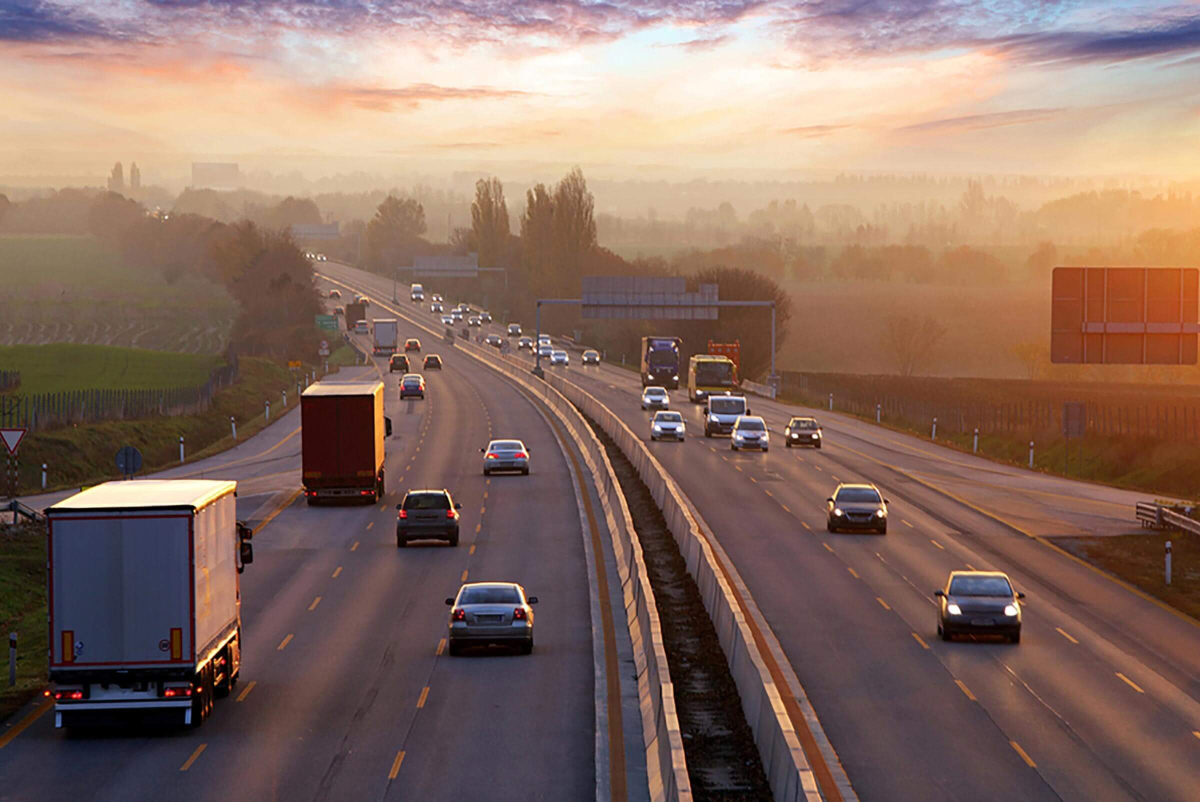
#> input picture road_image.jpg, 2400 x 1603 px (shown at 1/2 size)
$ jupyter execute OpenCV-Object-Prediction.ipynb
#> lines starting #> are read from the running program, lines starting #| are printed output that depends on the picture; after the words box and inside, x2 and y2 are one past the last pixel; in counts of white or black regions, pixels touching at a corner belong together
#                Object Detection Team

Christopher Tetteh Nenebi (ctnenebi@aggies.ncat.edu)

Zackary Reid (zcreid@aggies.ncat.edu)

# Object detection with OpenCV-Python

# General overview of OpenCV ecosytem and its implementation

OpenCV is an open-source library for image processing, machine learning, and computer vision.
With its extensive collection of tools and libraries, developers may work with photos and videos to recognize objects,
faces, and even a person's handwriting. It also facilitates image processing, computer vision, and machine learning jobs.

OpenCV has a wide range of applications in fields like engineering, sports science, health, and agriculture.
Gesture recognition, security and surveillance, autonomous cars, medical image analysis, robotics, augmented,
and virtual reality, feature detection and matching, and image and video processing are a few prominent applications.

OpenCV represents images using a matrix data structure. In essence, an image is a two-dimensional array of pixel values,
where each pixel might indicate either grayscale intensity or colour information in the case of colour images.

OpenCV is compatible with several computer languages, including C++, Python, and Java, and is made to run on a variety
of operating systems, including Windows, Linux, and macOS. For a broad spectrum of developers, it is accessible because of
its cross-platform interoperability.

OpenCV covers both 2D and 3D data and can handle a wide range of image and video formats. Developers can deal with a variety
of visual data sources thanks to this versatility.

The use of OpenCV for object detection has gained popularity recently, but a wide range of technologies and applications
have resulted from its implementation.

# Object Detection
The goal of object detection is to locate and classify objects of interest within an image or video.

Object detection algorithms commonly utilize machine learning or deep learning techniques to get relevant outcomes.
There exist two primary methodologies for object detection: neural network-based approaches and non-neural alternatives.

Non-neural methodologies encompass the utilization of several techniques, such as Haar cascades or
Histogram of Oriented Gradients (HOG), to establish feature definitions. Subsequently, a classification process, such as
support vector machine (SVM), is employed to do the classification task.

In contrast, neural methodologies possess the capability to perform object detection in an end-to-end manner,
devoid of explicit feature definition. These methodologies commonly rely on convolutional neural networks (CNNs) which
includes: Region-based Convolutional Neutral Networks (R-CNN), Fast R-CNN, Faster R-CNN, You Only Look Once (YOLO), and
Single Shot Detector (SSD).

[cell 1]
# Importing the OpenCV library
import cv2
import matplotlib.pyplot as plt


# Reading the image using imread() function
image = cv2.imread('road_image.jpg')
#> image is the input picture: shape (1603, 2400, 3); mean B, G, R 98.4, 109.4, 136.3

#print(type(image))

# Extracting the height and width of an image
print(image.shape)
#| (1603, 2400, 3)
h, w = image.shape[:2]
#> h = 1603; w = 2400

# Displaying the height and width
print("Height = {}, Width = {}".format(h, w))
#| Height = 1603, Width = 2400

[cell 2]
#plt.subplot(1, 1, 1)
plt.imshow(image)
plt.show()

[cell 3]
# Extracting RGB values.
# Here we have randomly chosen a pixel
# by passing in 100, 100 for height and width.
(B, G, R) = image[100, 100]
#> B = 165; G = 172; R = 211

# Displaying the pixel values
print("R = {}, G = {}, B = {}".format(R, G, B))
#| R = 211, G = 172, B = 165


# We can also pass the channel to extract
# the value for a specific channel
B = image[100, 100, 0]
print("B = {}".format(B))
#| B = 165

[cell 4]
plt.subplot(1, 1, 1)
plt.imshow(image)
plt.show()

[cell 5]
# We will calculate the region of interest
# by slicing the pixels of the image
roi_image = image[100 : 500, 200 : 700]
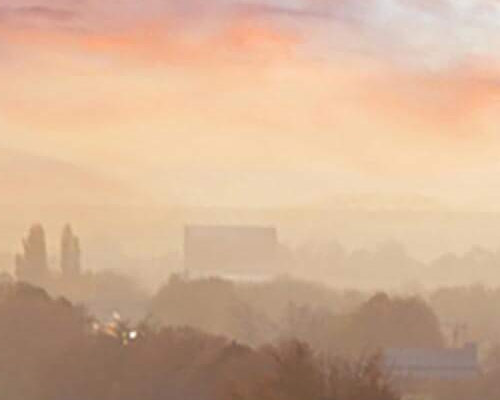
#> roi_image: shape (400, 500, 3); mean B, G, R 148.2, 176.2, 210.7
plt.subplot(1, 1, 1)
plt.imshow(roi_image)
plt.show()

# Resizing the Image

[cell 6]
# resize() function takes 2 parameters,
# the image and the dimensions
resized_image = cv2.resize(image, (800, 800))
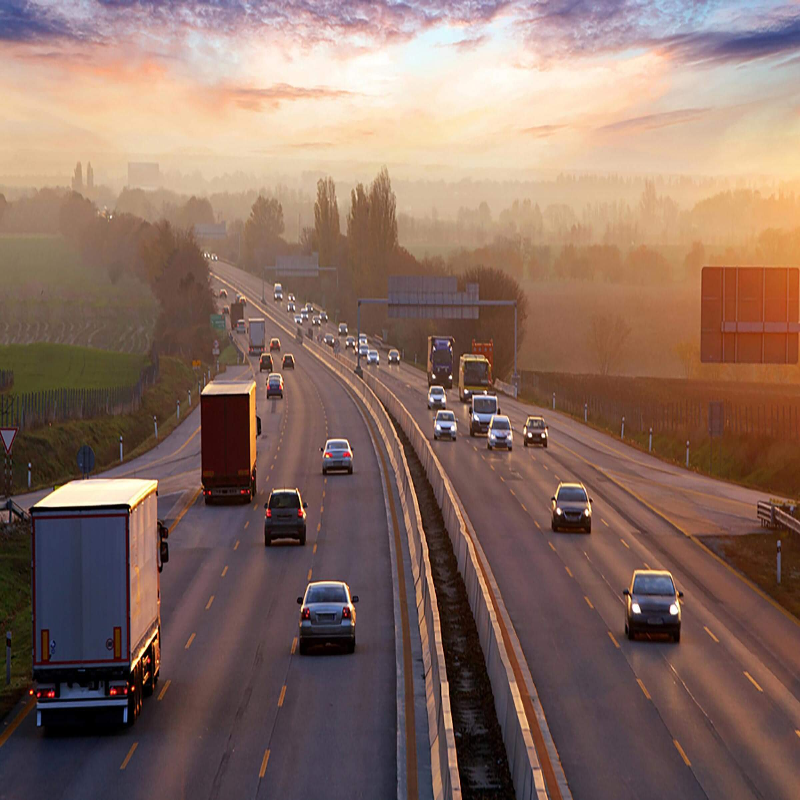
#> resized_image: shape (800, 800, 3); mean B, G, R 98.3, 109.3, 136.2
# print(resized_image)

plt.subplot(1, 1, 1)
plt.imshow(resized_image)
plt.show()

[cell 7]
# The problem with this approach is that the aspect ratio of the image is not maintained.
# So we need to do some extra work in order to maintain a proper aspect ratio.

# Calculating the ratio
ratio = 800 / w
#> ratio = 0.333

# Creating a tuple containing width and height
dim = (800, int(h * ratio))
#> dim = (800, 534)

# Resizing the image
resized_aspect_image = cv2.resize(image, dim)
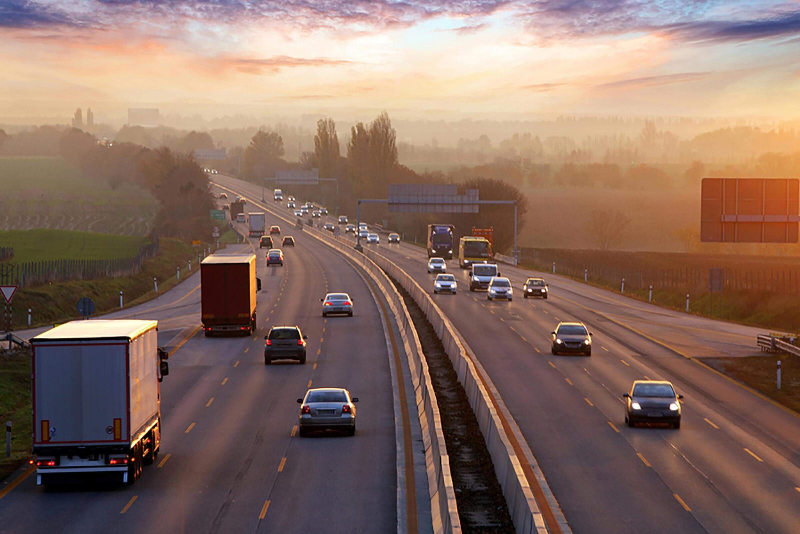
#> resized_aspect_image: shape (534, 800, 3); mean B, G, R 98.3, 109.3, 136.2
#print(resized_aspect_image)

plt.subplot(1, 1, 1)
plt.imshow(resized_aspect_image)
plt.show()

# Rotating the Image

[cell 8]
# Calculating the center of the image
center = (w // 2, h // 2)
#> center = (1200, 801)

# Generating a rotation matrix
matrix = cv2.getRotationMatrix2D(center, -45, 1.0)

# Performing the affine transformation
rotated_image = cv2.warpAffine(image, matrix, (w, h))
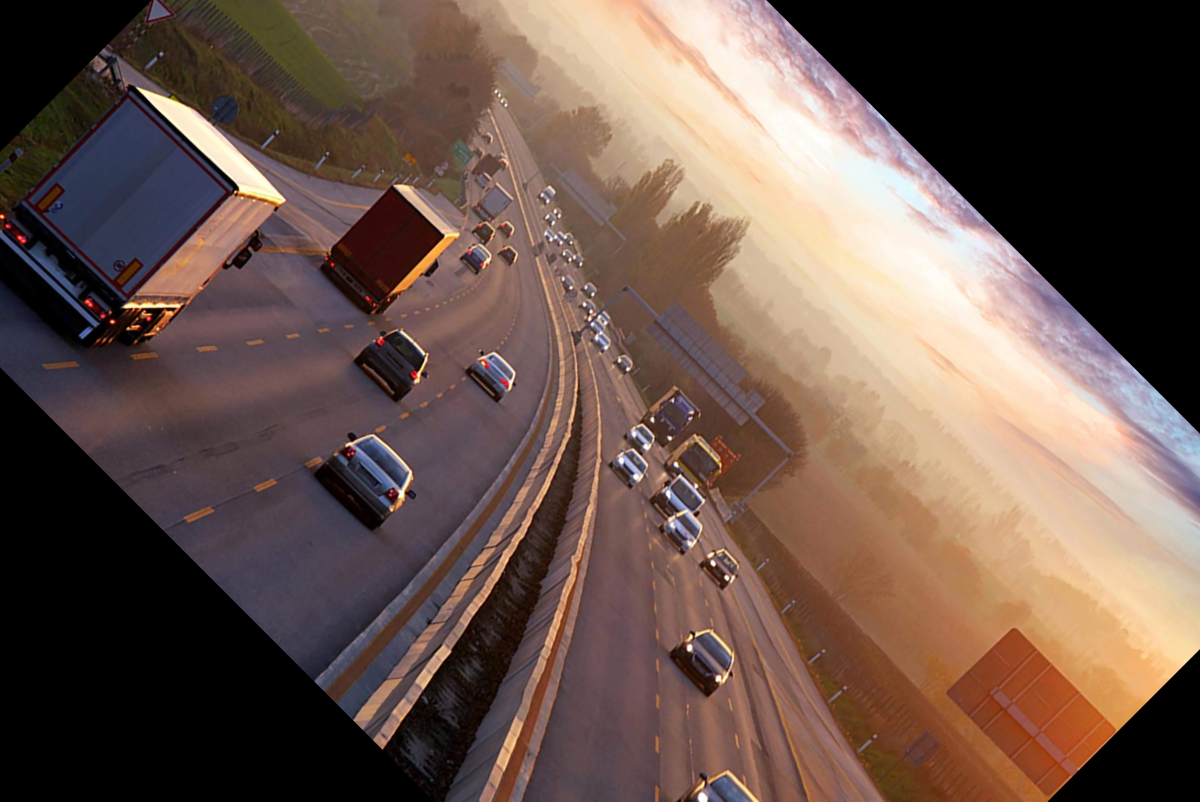
#> rotated_image: shape (1603, 2400, 3) (shown at 1/2 size); mean B, G, R 75.8, 84.7, 105.7


plt.subplot(1, 1, 1)
plt.imshow(rotated_image)
plt.show()

# Drawing a Rectangle
It is an in-place operation

[cell 9]
# We are copying the original image,
# as it is an in-place operation.
output_image = image.copy()

# Using the rectangle() function to create a rectangle.
rectangle = cv2.rectangle(output_image, (1500, 900),(600, 400), (255, 0, 0), 2)

plt.subplot(1, 1, 1)
plt.imshow(output_image)
plt.show()

# These object detection projects are implemented using haar cascades.

# Object detection project1

[cell 10]
# Object detection project1

import cv2
from matplotlib import pyplot as plt

# Opening image
img = cv2.imread("stopSign.jpg")
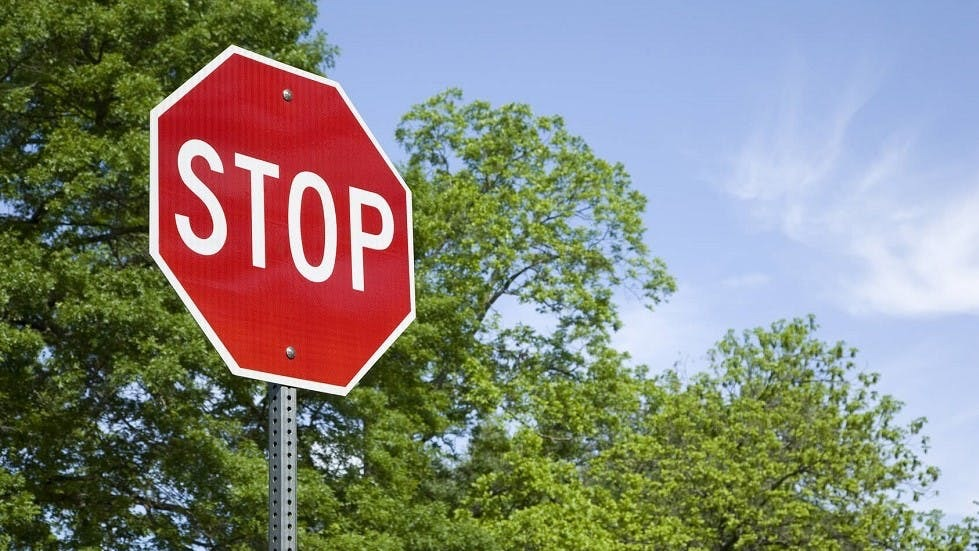
#> input picture stopSign.jpg, 979 x 551 px
#> img is the input picture: shape (551, 979, 3); mean B, G, R 123.1, 133.3, 133

# OpenCV opens images as BRG
# but we want it as RGB We'll
# also need a grayscale version
img_rgb = cv2.cvtColor(img, cv2.COLOR_BGR2RGB)
img_gray = cv2.cvtColor(img, cv2.COLOR_BGR2GRAY)
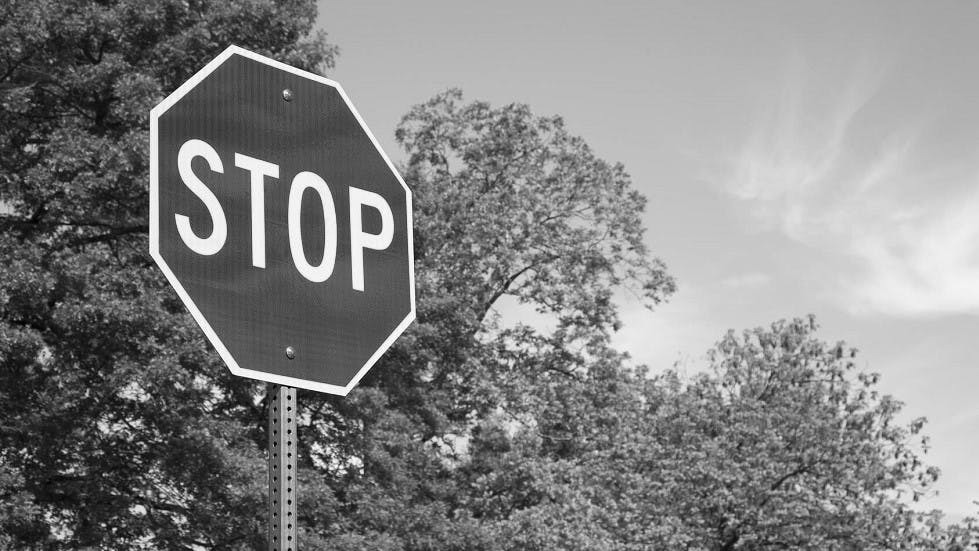
#> img_gray: shape (551, 979); min 0, max 255, mean 132

# Use minSize because for not
# bothering with extra-small
# dots that would look like STOP signs
stop_data = cv2.CascadeClassifier('stop_data.xml')

# We will use the detectMultiScale() function of OpenCV to recognize big signs as well as small ones:

found = stop_data.detectMultiScale(img_gray,
                                   minSize =(20, 20))
#> found = [[143, 65, 316, 316]]

# Don't do anything if there's
# no sign
amount_found = len(found)
#> amount_found = 1

if amount_found != 0:

    # There may be more than one
    # sign in the image
    for (x, y, width, height) in found:

        # We draw a green rectangle around
        # every recognized sign
        cv2.rectangle(img_rgb, (x, y), (x + height, y + width),(0, 255, 0), 5)
#> this loop made 1 pass
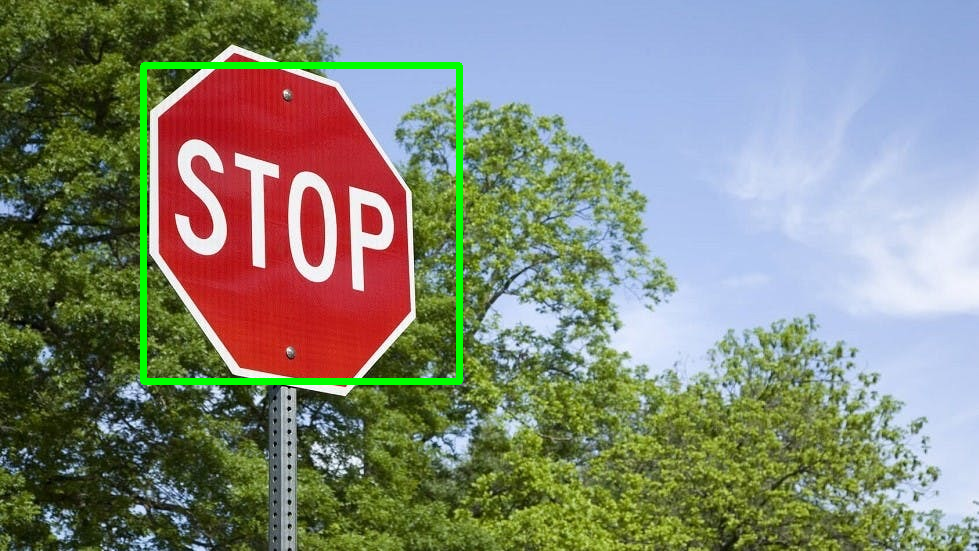
#> img_rgb: shape (551, 979, 3); mean R, G, B 131.2, 135.6, 121.7

# Creates the environment of
# the picture and shows it
plt.subplot(1, 1, 1)
plt.imshow(img_rgb)
plt.show()

# Object detection project2

[cell 11]
import matplotlib.pyplot as plt
import cv2
import os

[cell 12]
face_cascade = cv2.CascadeClassifier("haarcascade_frontalface_default.xml")

[cell 13]
# load image

path1='humans_image.jpeg'
if os.path.isfile(path1):
    gray_image = cv2.imread(path1,0)
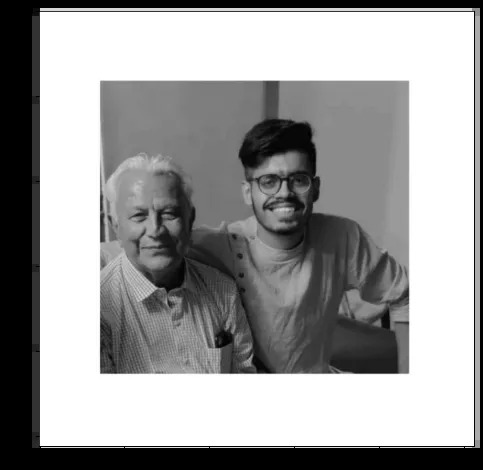
#> input picture humans_image.jpeg, 483 x 470 px
#> gray_image is the input picture: shape (470, 483); min 0, max 255, mean 155.6
else:
    print ("The file " + path1 + " does not exist.")

[cell 14]
# show gray-scaled image

plt.figure(figsize=(12,8))
plt.imshow(gray_image,cmap="gray")
plt.show()

[cell 15]
# Detect faces on image
faces = face_cascade.detectMultiScale(
gray_image,
scaleFactor=1.1,
minNeighbors=5,
flags=cv2.CASCADE_SCALE_IMAGE
)
#> faces = [[116, 184, 79, 79], [250, 153, 72, 72]]

[cell 16]
for (x, y, w, h) in faces:
# Draw rectangle around the face
  cv2.rectangle(gray_image, (x, y), (x+w, y+h), (255, 255, 255), 3)
#> this loop made 2 passes
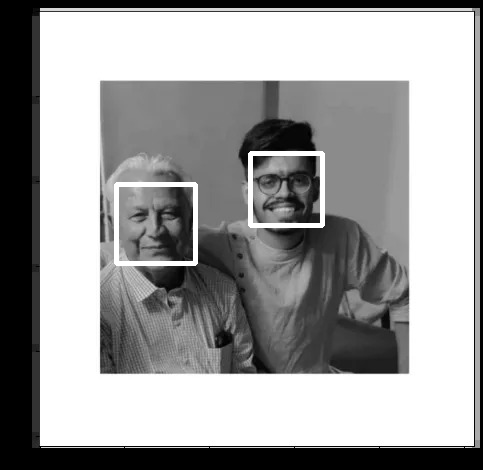
#> gray_image: shape (470, 483); 1.32% of pixels changed, all inside (x1, y1, x2, y2) = (114, 151, 325, 266)
